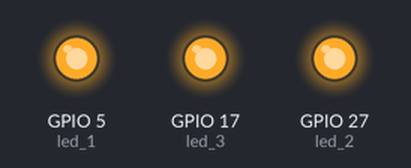
Recording of a program running on a simulated Raspberry Pi (BCM pin numbers). Parts: output pins drawn as LEDs (lit = HIGH). Random numbers come from a fixed seed; threads take turns every 2 ms.

Above: at 0.25 s.
At 7.6 s:
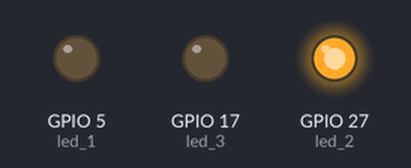
At 13.03 s:
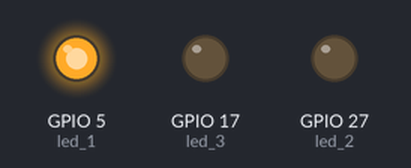
At 17.7 s:
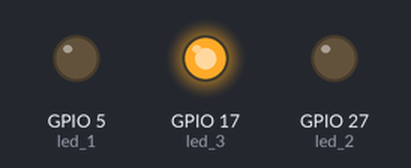
At 25.77 s:
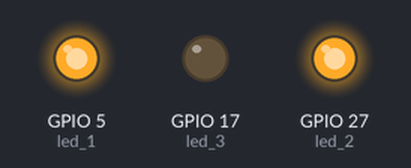
At 35.1 s:
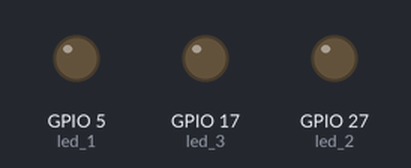
Timing chart, 0 to 40.0 s (numbered marks = the images above):
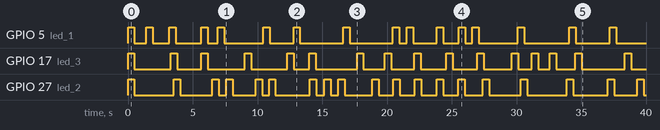

The program:

led_test_2.py
```python
from gpiozero import LED
import random
import time
import threading

# 3개의 LED 초기화
led_1 = LED(5)
led_2 = LED(27)
led_3 = LED(17)

# LED 깜빡임 함수 (각 LED는 랜덤 주기로 깜빡임)
def blink_led(led):
    while True:
        # 주기를 매번 랜덤하게 설정 (0초 ~ 3초 사이)
        interval = random.uniform(0, 3)

        # LED를 0.5초 동안 켰다 끄기
        led.on()  # LED 켜기
        time.sleep(0.5)  # 0.5초 대기
        led.off()  # LED 끄기
        time.sleep(0.5)  # 0.5초 대기

        # 랜덤 주기만큼 대기 (주기마다 주기 변경)
        time.sleep(interval)

# 각 LED를 위한 스레드 생성
thread_1 = threading.Thread(target=blink_led, args=(led_1,))
thread_2 = threading.Thread(target=blink_led, args=(led_2,))
thread_3 = threading.Thread(target=blink_led, args=(led_3,))

# 각 스레드를 daemon 스레드로 설정
thread_1.daemon = True
thread_2.daemon = True
thread_3.daemon = True

# 각 스레드 시작
thread_1.start()
thread_2.start()
thread_3.start()

# 메인 스레드는 기다리기만 함
while True:
    time.sleep(1)
```

Measured:
- by itself, GPIO 5 (led_1): LOW → HIGH at 0.00 s, → LOW 0.50 s later, → HIGH 0.90 s later, → LOW 0.50 s later, … (32 changes in this stretch)
- by itself, GPIO 17 (led_3): LOW → HIGH at 0.00 s, → LOW 0.50 s later, → HIGH 2.8 s later, → LOW 0.50 s later, … (32 changes in this stretch)
- by itself, GPIO 27 (led_2): LOW → HIGH at 0.00 s, → LOW 0.50 s later, → HIGH 3.0 s later, → LOW 0.50 s later, … (38 changes in this stretch)
